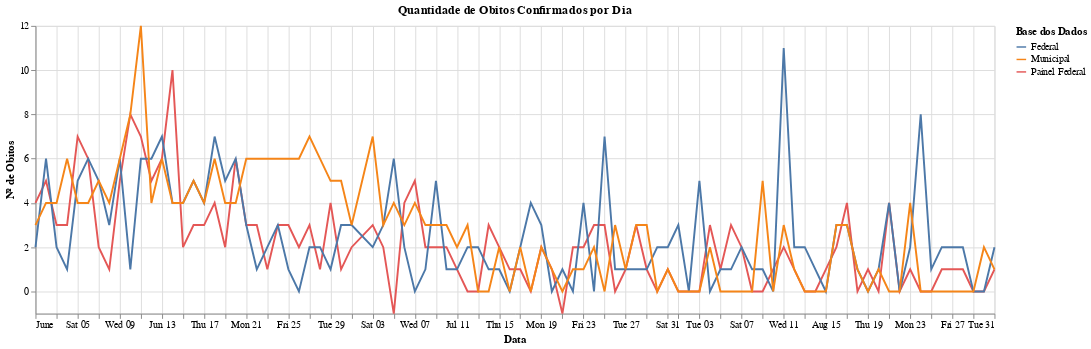

Notebook source saved alongside this figure:
### Markdown cell above
### Obitos Confirmados por Dia

### Code cell
criar_mark_line(obitosPorDia, 'Quantidade de Obitos Confirmados por Dia', False)

### Figure 1 — Vega-Lite specification as saved in the notebook (floating-point values rounded to 4 significant figures; data arrays with more than 128 entries replaced by an {"elided": "..."} marker saying what was removed)
{"config": {"view": {"continuousWidth": 400, "continuousHeight": 300}}, "data": {"name": "data-5fb972d6d85625ca6d815ac57e2e54ff"}, "mark": {"type": "line", "point": false}, "encoding": {"color": {"type": "nominal", "field": "fonte_dados", "title": "Base dos Dados"}, "x": {"type": "temporal", "field": "data", "title": "Data"}, "y": {"type": "quantitative", "field": "obitos_por_dia", "title": "Nº de Obitos"}}, "title": "Quantidade de Obitos Confirmados por Dia", "width": 1000, "$schema": "https://vega.github.io/schema/vega-lite/v4.8.1.json", "datasets": {"data-5fb972d6d85625ca6d815ac57e2e54ff": {"elided": "273 records"}}}
